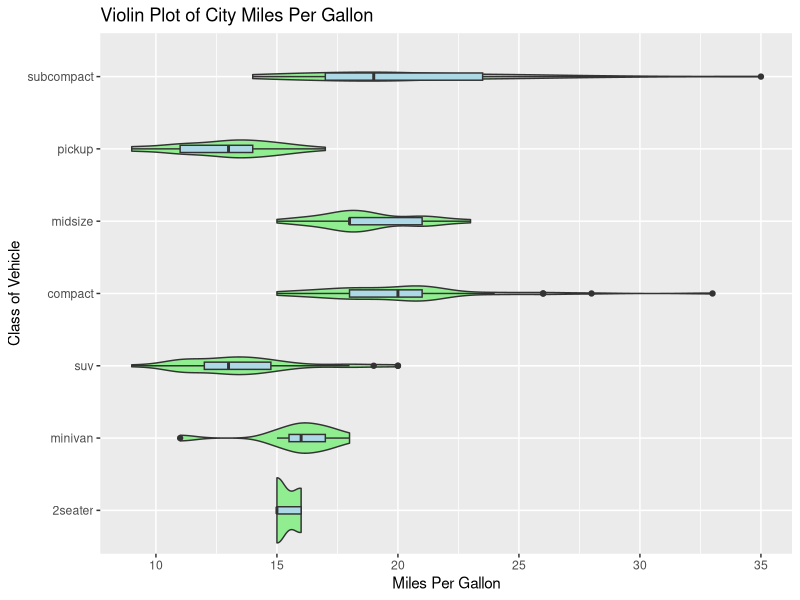
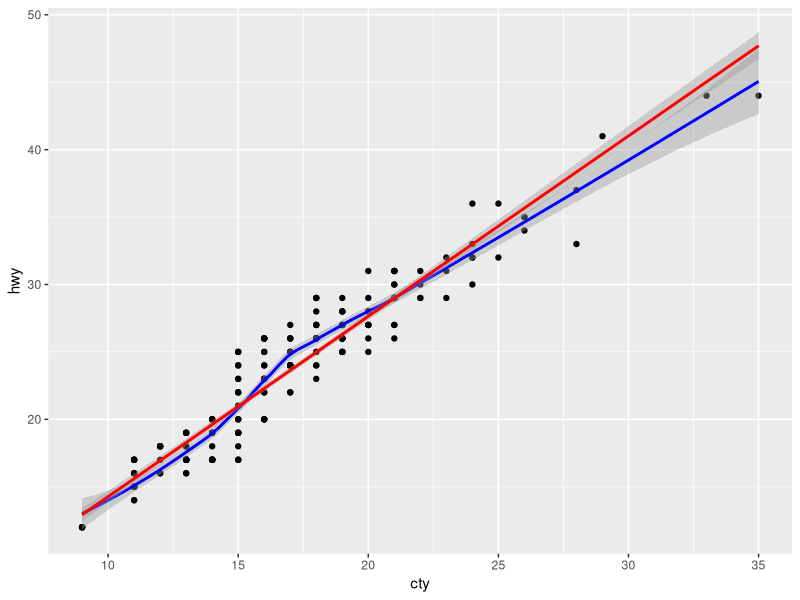
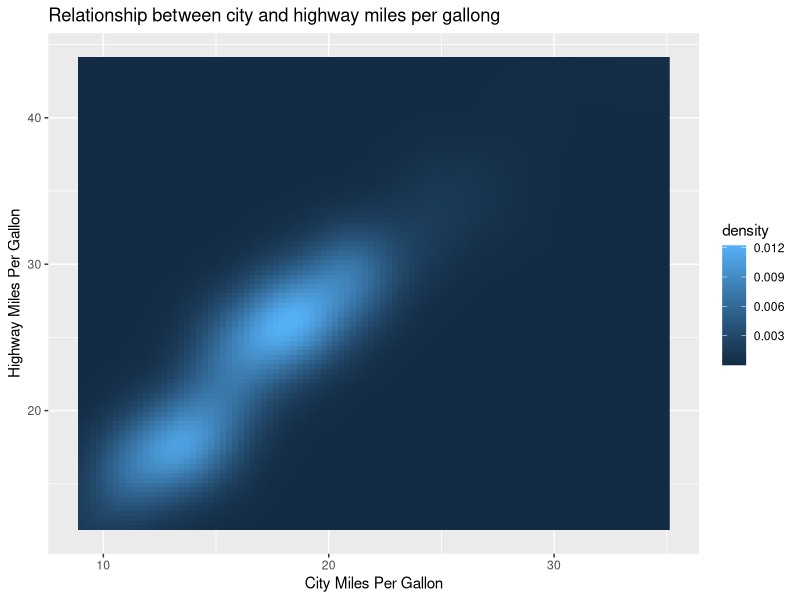
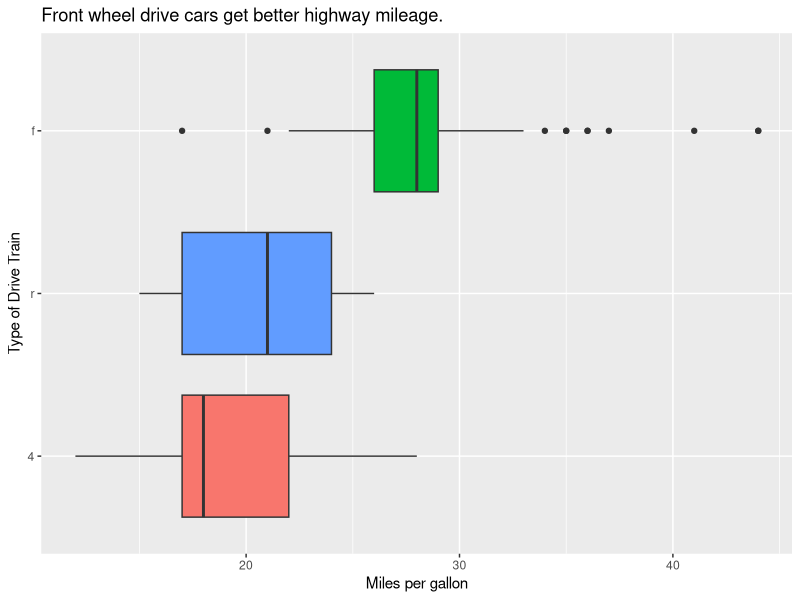

These figures' R source, in order:
## ---- chunk 1
knitr::opts_chunk$set(echo = TRUE)
library(tidyverse)
## ---- chunk 2
mpg %>%
  ggplot(aes(x = reorder(class, cty, FUN = IQR), y = cty)) +
  geom_violin(fill = "lightgreen") +
  geom_boxplot(width = 0.1, fill = "lightblue") +
  labs(
    title = "Violin Plot of City Miles Per Gallon",
    x = "Class of Vehicle",
    y = "Miles Per Gallon") +
  coord_flip()
## ---- chunk 3
mpg %>% 
  ggplot(aes(x = cty, y = hwy)) +
  geom_point() +
  geom_smooth(color = "blue") +
  geom_smooth(method = "lm", color = "red")

mpg %>%
  ggplot(aes(x = cty, y = hwy)) +
  stat_density_2d(aes(fill = stat(density)), geom = "raster", contour = FALSE) +
  labs(
    title = "Relationship between city and highway miles per gallong",
    x = "City Miles Per Gallon",
    y = "Highway Miles Per Gallon"
  )
## ---- chunk 4
mpg %>% 
  ggplot(aes(x = reorder(drv, hwy, FUN = median), y = hwy, fill = drv)) +
  geom_boxplot(show.legend = FALSE) +
  coord_flip() +
  labs(
    title = "Front wheel drive cars get better highway mileage.",
    x = "Type of Drive Train",
    y = "Miles per gallon"
  )
